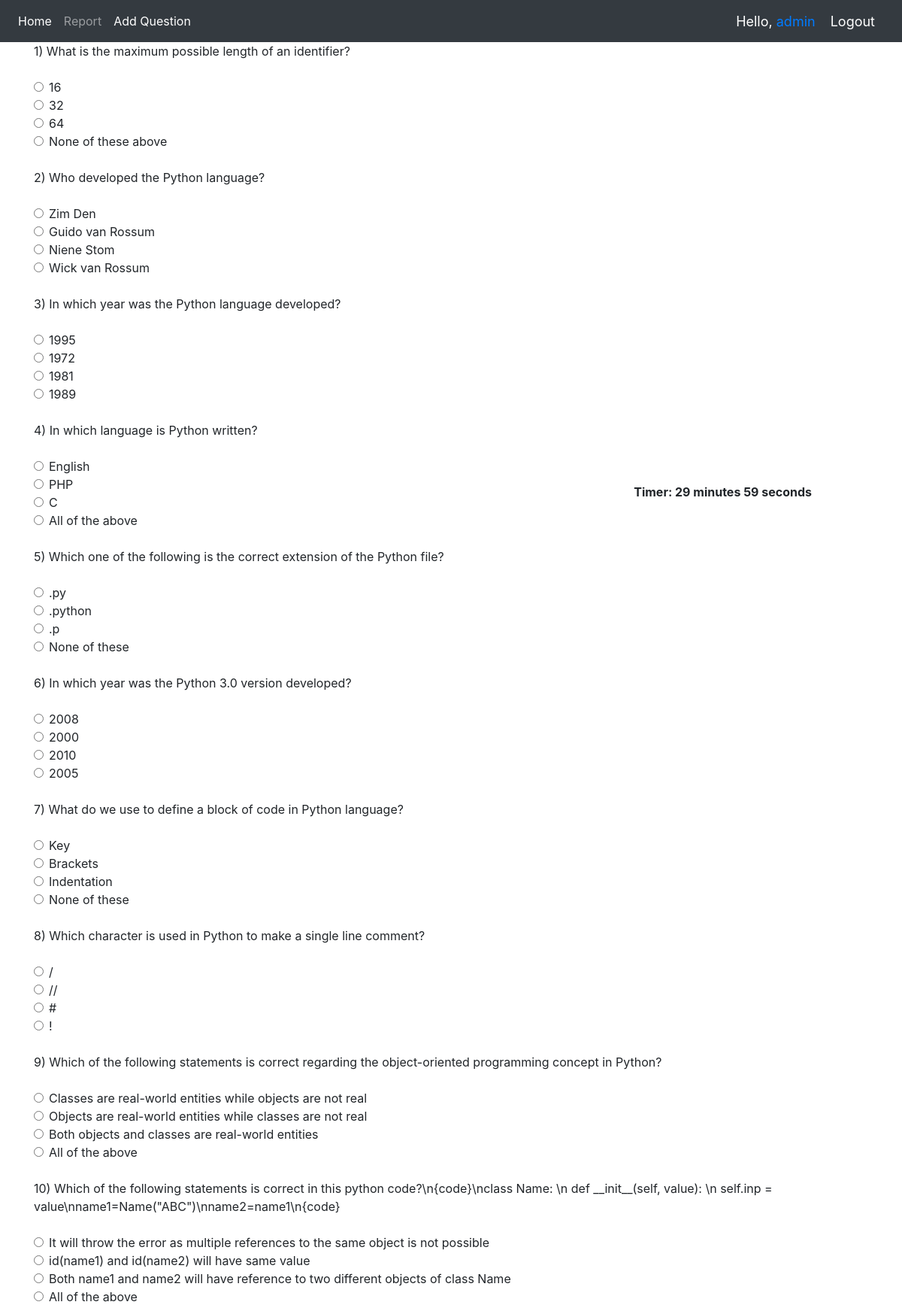
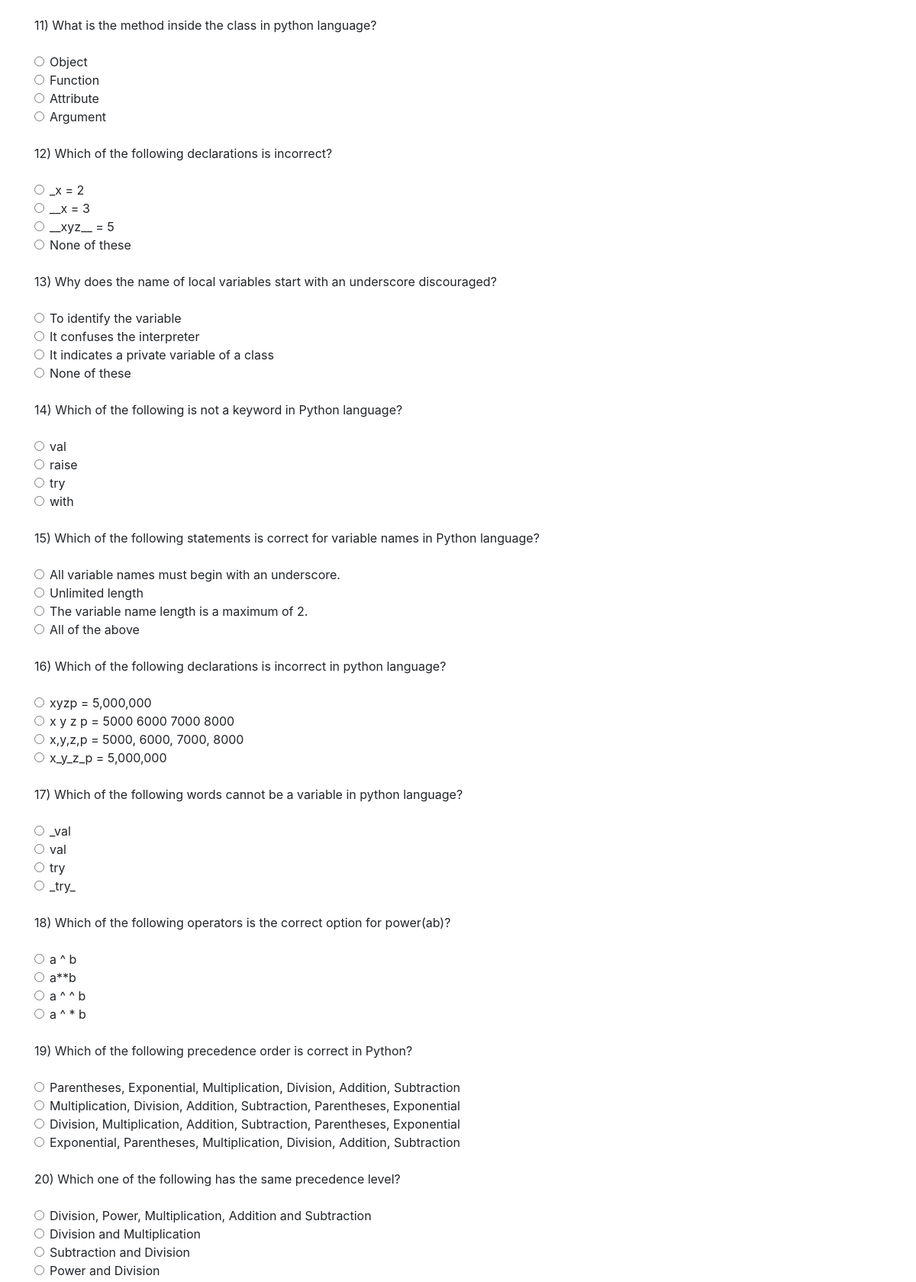
Screenshot of / (signed in, upper part) with the database file from the repository (2 pictures, top to bottom).
### quiz/models.py (models this page shows, shortened)
class Quiz(models.Model):
    q_id = models.AutoField(primary_key=True)
    question = models.TextField(null=False)
    option1 = models.CharField(max_length=100, null=False)
    option2 = models.CharField(max_length=100, null=False)
    option3 = models.CharField(max_length=100, null=False)
    option4 = models.CharField(max_length=100, null=False)
    answer = models.CharField(max_length=4, choices= (('A', 'Option A'), ('B', 'Option B'),
                                                        ('C', 'Option C'), ('D', 'Option D')), null=False)
    class Meta:
        db_table = "quiz"

### quiz/views.py (the view, shortened to what this page needs)
# urls.py: 2. Add a URL to urlpatterns:  path('', views.home, name='home')
def home(request):
    questions = Quiz.objects.all()
    if request.method == "GET":
        return render(request, 'quiz/home.html', {'questions': questions})

### templates/quiz/home.html (shortened to what this page needs)
{% extends 'base.html' %}
{% block page %}
<h1> Welcome to Credo Quiz </h1>
<div align="right" id="displaytimer"><b>Time Left: - Minutes - seconds</b></div>
<form action="" method="post">
    {% for q in questions %}
    <div class="form-group">
        <label for="question">{{ q.question }}</label>
    </div>
    <div class="form-check">
        <input class="form-check-input" type="radio" name="{{q.question}}" id="gridRadio1" value="A">
        <label class="form-check-label" for="gridRadio1">
            {{ q.option1 }}
        </label>
        <br/>
        <input class="form-check-input" type="radio" name="{{q.question}}" id="gridRadio2" value="B">
        <label class="form-check-label" for="gridRadio2">
            {{ q.option2 }}
        </label>
        <br/>
        <input class="form-check-input" type="radio" name="{{q.question}}" id="gridRadio1" value="C">
        <label class="form-check-label" for="gridRadio1">
            {{ q.option3 }}
        </label>
        <br/>
        <input class="form-check-input" type="radio" name="{{q.question}}" id="gridRadio2" value="D">
        <label class="form-check-label" for="gridRadio2">
            {{ q.option4 }}
        </label>
    </div>
    <br/>
    {% endfor %}
</form>
{% endblock %}

### templates/navbar.html (shortened to what this page needs)
{% load static %}
<nav class="navbar navbar-fixed-top navbar-expand-lg navbar-dark bg-dark">
  <div class="collapse navbar-collapse" id="navbarNav">
    <ul class="navbar-nav">
      <li class="nav-item active">
        <a class="nav-link" href="{% url 'home' %}">Home</a>
      </li>
      <li class="nav-item">
        <a class="nav-link" href="{% url 'report' %}">Report</a>
      </li>
      {% if request.user.is_staff %}
      <li class="nav-item active">
        <a class="nav-link" href="{% url 'addQuestion' %}">Add Question</a>
      </li>
      {% endif %}
    </ul>
  </div>
  <span class="greet">Hello, <a href="{% url 'profile' %}">{{request.user}}</a></span>
  <span ><a  class="greet" href="{% url 'logout' %}">Logout</a></span>
</nav>

### templates/base.html (style rules this page uses)
.navbar { position:fixed; width:100%; z-index: 1000000; }
#displaytimer { position: fixed; top: 15%; right: 10%; }

### templates/navbar.html (style rules this page uses)
.greet { font-size: 18px; color: #fff; margin-right: 20px; }

### rows the page displays
Quiz: question "1) What is the maximum possible length of an identifier?", option1 "16", option2 "32", option3 "64", option4 "None of these above"
Quiz: question "2) Who developed the Python language?", option1 "Zim Den", option2 "Guido van Rossum", option3 "Niene Stom", option4 "Wick van Rossum"
Quiz: question "3) In which year was the Python language developed?", option1 "1995", option2 "1972", option3 "1981", option4 "1989"
Quiz: question "4) In which language is Python written?", option1 "English", option2 "PHP", option3 "C", option4 "All of the above"
Quiz: question "5) Which one of the following is the correct extension of the Python file?", option1 ".py", option2 ".python", option3 ".p", option4 "None of these"
Quiz: question "6) In which year was the Python 3.0 version developed?", option1 "2008", option2 "2000", option3 "2010", option4 "2005"
Quiz: question "7) What do we use to define a block of code in Python language?", option1 "Key", option2 "Brackets", option3 "Indentation", option4 "None of these"
Quiz: question "8) Which character is used in Python to make a single line comment?", option1 "/", option2 "//", option3 "#", option4 "!"
Quiz: question "9) Which of the following statements is correct regarding the object-oriented programming concept in Python?", option1 "Classes are real-world entities while objects are not real", option2 "Objects are real-world entities while classes are not real", option3 "Both objects and classes are real-world entities", option4 "All of the above"
Quiz: question "10) Which of the following statements is correct in this python code?\\n{code}\\nclass Name: \\n def __init__(self, value): \\n self.inp = value\\nname1=Name(\"ABC\")\\nname2=name1\\n{code}", option1 "It will throw the error as multiple references to the same object is not possible", option2 "id(name1) and id(name2) will have same value", option3 "Both name1 and name2 will have reference to two different objects of class Name", option4 "All of the above"
Quiz: question "11) What is the method inside the class in python language?", option1 "Object", option2 "Function", option3 "Attribute", option4 "Argument"
Quiz: question "12) Which of the following declarations is incorrect?", option1 "_x = 2", option2 "__x = 3", option3 "__xyz__ = 5", option4 "None of these"
Quiz: question "13) Why does the name of local variables start with an underscore discouraged?", option1 "To identify the variable", option2 "It confuses the interpreter", option3 "It indicates a private variable of a class", option4 "None of these"
Quiz: question "14) Which of the following is not a keyword in Python language?", option1 "val", option2 "raise", option3 "try", option4 "with"
Quiz: question "15) Which of the following statements is correct for variable names in Python language?", option1 "All variable names must begin with an underscore.", option2 "Unlimited length", option3 "The variable name length is a maximum of 2.", option4 "All of the above"
Quiz: question "16) Which of the following declarations is incorrect in python language?", option1 "xyzp = 5,000,000", option2 "x y z p = 5000 6000 7000 8000", option3 "x,y,z,p = 5000, 6000, 7000, 8000", option4 "x_y_z_p = 5,000,000"
Quiz: question "17) Which of the following words cannot be a variable in python language?", option1 "_val", option2 "val", option3 "try", option4 "_try_"
Quiz: question "18) Which of the following operators is the correct option for power(ab)?", option1 "a ^ b", option2 "a**b", option3 "a ^ ^ b", option4 "a ^ * b"
Quiz: question "19) Which of the following precedence order is correct in Python?", option1 "Parentheses, Exponential, Multiplication, Division, Addition, Subtraction", option2 "Multiplication, Division, Addition, Subtraction, Parentheses, Exponential", option3 "Division, Multiplication, Addition, Subtraction, Parentheses, Exponential", option4 "Exponential, Parentheses, Multiplication, Division, Addition, Subtraction"
Quiz: question "20) Which one of the following has the same precedence level?", option1 "Division, Power, Multiplication, Addition and Subtraction", option2 "Division and Multiplication", option3 "Subtraction and Division", option4 "Power and Division"

### other values shown
{{ request.user }} "admin"
